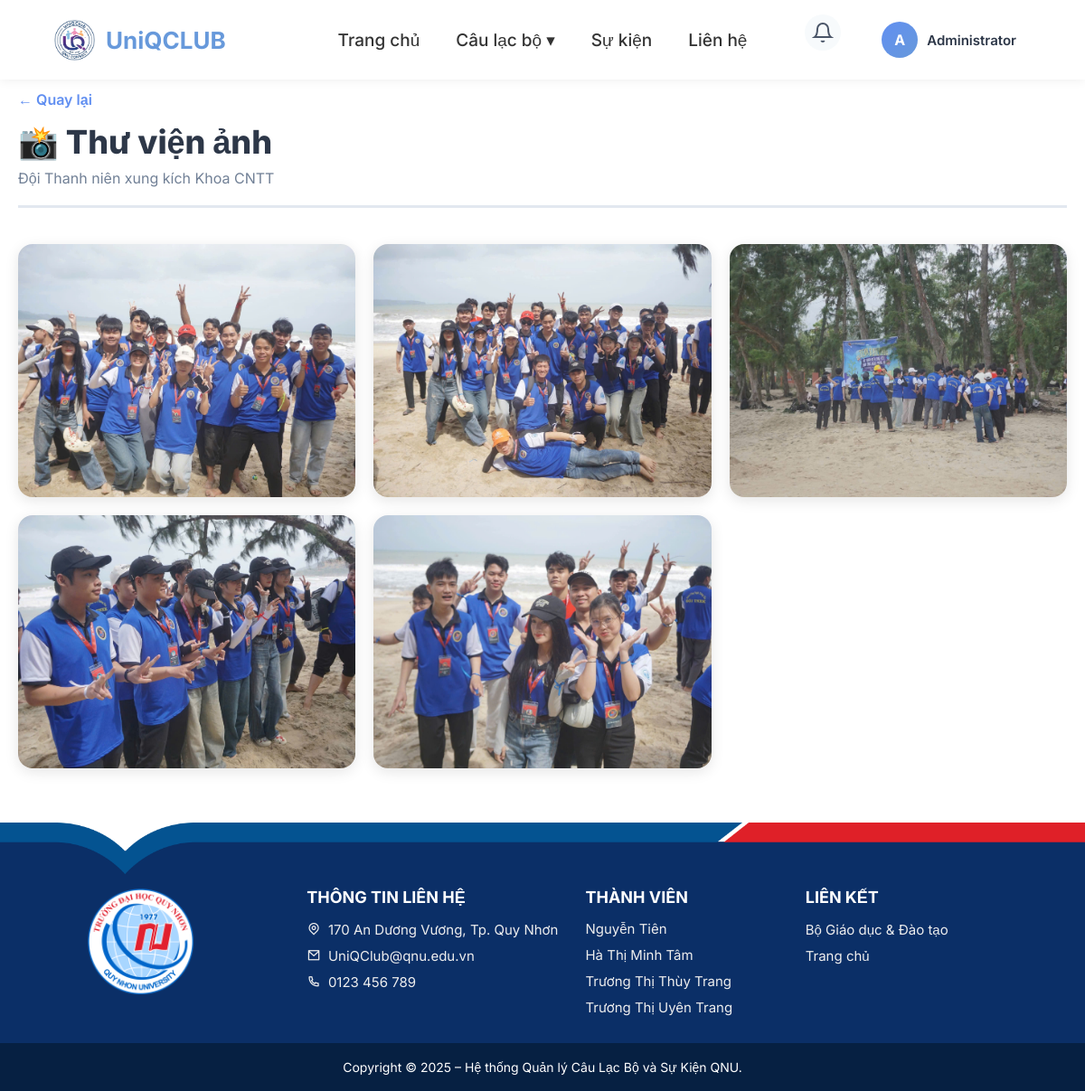
The app's page /club-gallery.php?id=13&mode=view (signed in) with its own data.
### tables this page shows
CREATE TABLE `clubs` (
  `id` int(11) NOT NULL,
  `name` varchar(150) NOT NULL,
  `slug` varchar(150) NOT NULL,
  `description` text DEFAULT NULL,
  `category` varchar(100) DEFAULT 'Other',
  `color` varchar(20) DEFAULT '#667eea',
  `founded_date` date DEFAULT NULL,
  `leader_id` int(11) DEFAULT NULL,
  `status` enum('active','inactive','archived') DEFAULT 'active',
  `created_at` timestamp NULL DEFAULT current_timestamp(),
  `updated_at` timestamp NULL DEFAULT current_timestamp() ON UPDATE current_timestamp(),
  `total_members` int(11) DEFAULT 0
);

CREATE TABLE `gallery` (
  `id` int(11) NOT NULL,
  `club_id` int(11) NOT NULL,
  `media_id` int(11) DEFAULT NULL,
  `title` varchar(255) DEFAULT NULL,
  `description` text DEFAULT NULL,
  `uploaded_at` timestamp NULL DEFAULT current_timestamp(),
  `uploaded_by` int(11) DEFAULT NULL
);

CREATE TABLE `media` (
  `id` int(11) NOT NULL,
  `path` varchar(500) NOT NULL,
  `uploader_id` int(11) DEFAULT NULL,
  `created_at` timestamp NULL DEFAULT current_timestamp()
);

### includes/functions.php (called while the page is built, shortened)
<?php
require_once __DIR__ . '/constants.php';
function get_user_role_in_club($conn, $user_id, $club_id) {
    $stmt = $conn->prepare("SELECT role FROM members WHERE user_id = ? AND club_id = ? AND status = ?");
    $status = MemberStatus::ACTIVE;
    $stmt->bind_param("iis", $user_id, $club_id, $status);
    $stmt->execute();
    $result = $stmt->get_result();
    return null;
}
function can_manage_club($conn, $user_id, $club_id) {
    $stmt = $conn->prepare("SELECT leader_id FROM clubs WHERE id = ?");
    $stmt->bind_param("i", $club_id);
    $stmt->execute();
    $result = $stmt->get_result();
    if ($result->num_rows > 0) {
        $club = $result->fetch_assoc();
    }
    $role = get_user_role_in_club($conn, $user_id, $club_id);
    $dept_stmt = $conn->prepare("SELECT id FROM departments WHERE club_id = ? AND head_id = ?");
    $dept_stmt->bind_param("ii", $club_id, $user_id);
    $dept_stmt->execute();
    $dept_result = $dept_stmt->get_result();
    $is_head = $dept_result->num_rows > 0;
    return $is_head;
}
?>

### includes/constants.php (called while the page is built, shortened)
<?php
class UserRole {
    public static function isAdmin($role) {
        return in_array($role, [self::LEADER, self::VICE_LEADER, self::HEAD]);
    }
}
?>

### club-gallery.php (the view, shortened to what this page needs)
<?php
require 'site.php';
require_once __DIR__ . '/includes/functions.php';
require('assets/database/connect.php');
$user_id = $_SESSION['user_id'];
$club_id = $_GET['id'] ?? 0;
$sql = "SELECT * FROM clubs WHERE id = ?";
$stmt = $conn->prepare($sql);
$stmt->bind_param("i", $club_id);
$stmt->execute();
$club = $stmt->get_result()->fetch_assoc();
$is_admin = can_manage_club($conn, $user_id, $club_id);
$mode = $_GET['mode'] ?? 'view';
if (!$is_admin) {
    $mode = 'view';
}
$sql = "SELECT g.*, m.path AS image_url
        FROM gallery g
        LEFT JOIN media m ON g.media_id = m.id
        WHERE g.club_id = ?
        ORDER BY g.uploaded_at DESC";
$stmt = $conn->prepare($sql);
$stmt->bind_param("i", $club_id);
$stmt->execute();
$gallery = $stmt->get_result();
?>
<div class="gallery-container">
    <div class="gallery-header">
        <div class="header-left">
            <?php if ($mode === 'manage'): ?>
                <a href="Dashboard.php?id=<?= $club_id ?>" class="back-btn">← Quay lại Dashboard</a>
            <?php else: ?>
                <a href="club-detail.php?id=<?= $club_id ?>" class="back-btn">← Quay lại</a>
            <?php endif; ?>
            <h1>📸 Thư viện ảnh <?= $mode === 'manage' ? '- Quản lý' : '' ?></h1>
            <p class="club-name"><?= htmlspecialchars($club['name']) ?></p>
        </div>
    </div>
    <?php if ($gallery->num_rows > 0): ?>
    <div class="gallery-grid">
        <?php while ($photo = $gallery->fetch_assoc()):
        ?>
        <?php
            $img_src = $photo['image_url'] ?? '';
        ?>
        <div class="gallery-item" id="gallery-item-<?= $photo['id'] ?>" data-id="<?= $photo['id'] ?>" onclick="openLightbox(<?= $photo['id'] ?>)">
            <img src="<?= htmlspecialchars($img_src) ?>"
                 alt="<?= htmlspecialchars($photo['title'] ?? 'Ảnh CLB') ?>"
                 loading="lazy">
        </div>
        <?php endwhile; ?>
    </div>
    <?php endif; ?>
</div>

### assets/css/global.css (style rules this page uses)
* { margin: 0; padding: 0; box-sizing: border-box; }
body { font-family: 'Inter', sans-serif; }

### assets/css/club-gallery.css (style rules this page uses)
.gallery-container { max-width: 1400px; margin: 100px auto 60px; padding: 0 20px; }
.gallery-header { display: flex; justify-content: space-between; align-items: center; margin-bottom: 40px; padding-bottom: 20px; border-bottom: 3px solid #e2e8f0; }
.header-left { flex: 1; }
.back-btn { display: inline-flex; align-items: center; color: #618ff1; text-decoration: none; font-weight: 600; margin-bottom: 15px; transition: all 0.3s ease; }
.gallery-header h1 { font-size: 36px; font-weight: 800; color: #2d3748; margin: 0 0 8px 0; }
.club-name { font-size: 16px; color: #718096; margin: 0; }
.gallery-grid { display: grid; grid-template-columns: repeat(auto-fill, minmax(300px, 1fr)); gap: 20px; }
.gallery-item { position: relative; aspect-ratio: 4/3; border-radius: 16px; overflow: hidden; cursor: pointer; box-shadow: 0 4px 15px rgba(0,0,0,0.1); transition: all 0.3s ease; }
.gallery-item img { width: 100%; height: 100%; object-fit: cover; transition: transform 0.3s ease; }

### records on screen
clubs: name "Đội Thanh niên xung kích Khoa CNTT"
gallery: media.path (picture)
gallery: media.path (picture)
gallery: media.path (picture)
gallery: media.path (picture)
gallery: media.path (picture)

### other values on screen
substr($full_name, 0, 1) "A"
$full_name "Administrator"
